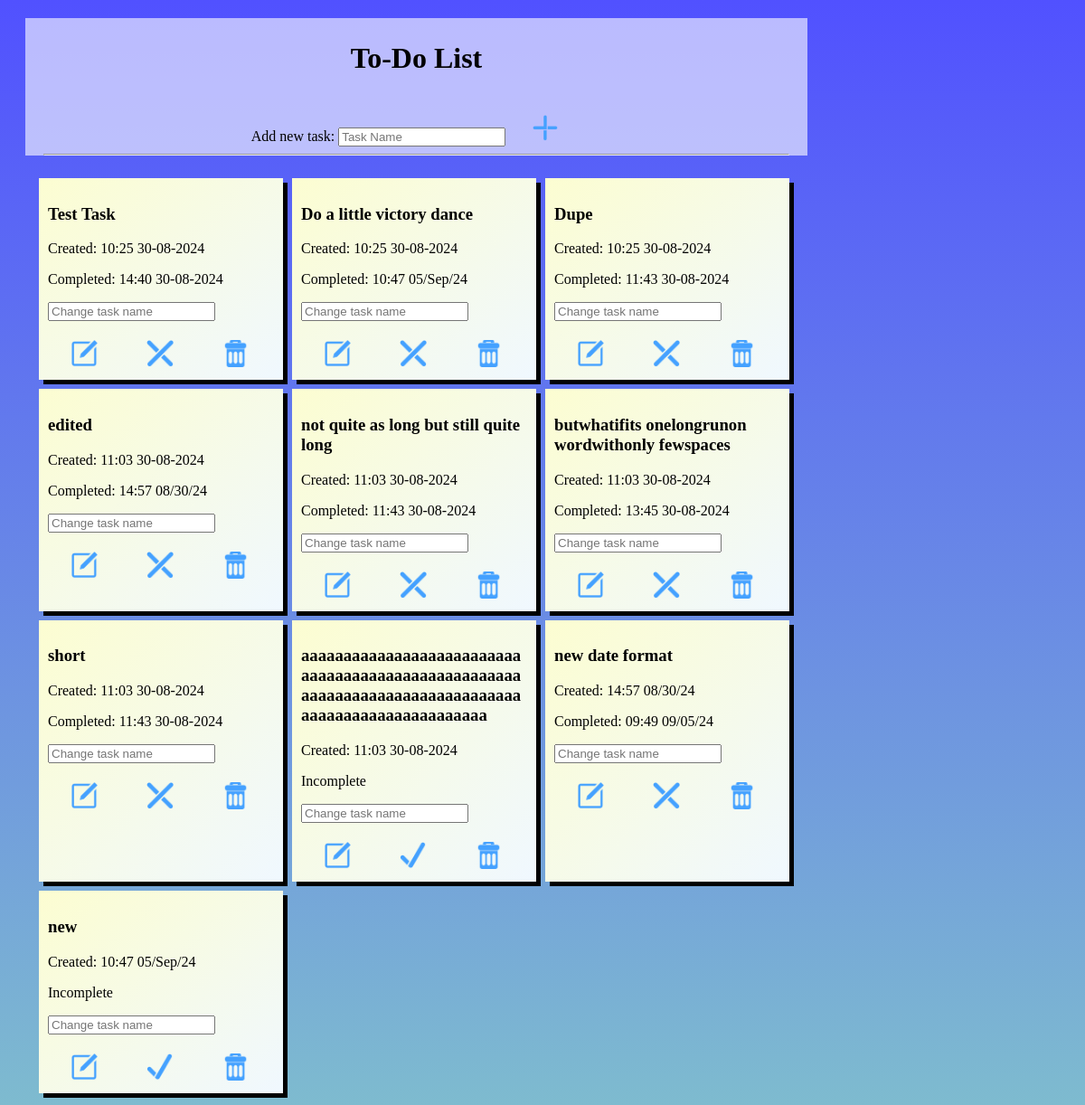
The app's page /, older data.
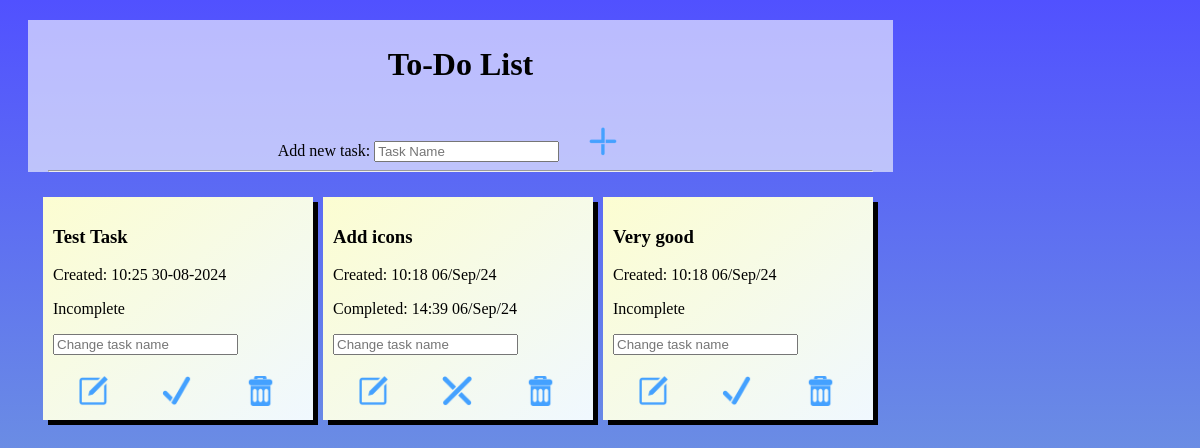
The same page, newer data.
### website/models.py (models this page shows)
class Todo(db.Model):
    id=db.Column(db.Integer, primary_key=True)
    task=db.Column(db.String(300), unique=True)
    complete=db.Column(db.Boolean, default=False)
    date=db.Column(db.String, default=datetime.now().strftime("%H:%M %d/%b/%y"))
    completed_date=db.Column(db.String, default="")

### website/views.py (the view)
@my_view.route("/")
def home():
    todo_list=Todo.query.all()
    error=request.args.get("error", None)
    message=request.args.get("message",None)
    return render_template("index.html", todo_list=todo_list, error=error, message=message)

### website/templates/index.html (shortened to what this page needs)
<!DOCTYPE html>
<html lang="en">
<head>
    <link rel="stylesheet" href="{{ url_for('static',filename='style.css')}}">
</head>
<body>
    <div class="top">
        <h1>To-Do List</h1>
        <form action="/add" method="post">
            <div>
                <label>Add new task:</label>
                <input type="text" name="task" placeholder="Task Name" maxlength="100" required>
                <button type="submit" class="iconbutton"><img src="{{ url_for('static',filename='addicon.png')}}" title="Add" alt="Add" class="icon"></button>
            </div>
        </form>
        <hr>
    </div>
    <div class="container">
    {% for todo in todo_list %}
        <div class="todo_box">
            <h3>{{todo.task}}</h3>
            <p>Created: {{todo.date}}</p>
            {% if todo.complete==False %}
                <p>Incomplete</p>
            {% else %}
                <p>Completed: {{todo.completed_date}}</p>
            {% endif %}
            <form action="/edit/{{ todo.id }}" method="post">
                <input type="text" name="edit" maxlength="100" placeholder="Change task name" required>
                <button type="submit" class="iconbutton"><img src="{{ url_for('static',filename='editicon.png')}}" title="Edit" alt="Edit" class="icon"></button>
            </form>
            {% if todo.complete==False %}
            <a href="/update/{{ todo.id }}"><button class="iconbutton"><img src="{{ url_for('static',filename='completeicon.png')}}" title="Complete" alt="Complete" class="icon"></button></a>
            {% else %}
            <a href="/update/{{ todo.id }}"><button class="iconbutton"><img src="{{ url_for('static',filename='incompleteicon.png')}}" title="Incomplete" alt="Incomplete" class="icon"></button></a>
            {% endif %}
            <a href="/delete/{{ todo.id }}"><button class="iconbutton"><img src="{{ url_for('static',filename='deleteicon.png')}}" title="Delete" alt="Delete" class="icon"></button></a>
            </div>
    {% endfor %}
    </div>
</body>
</html>

### website/static/style.css (style rules this page uses)
body { background-image: linear-gradient(rgb(81, 81, 255), rgb(126, 187, 207)); background-attachment:fixed; }
div.top { background-color:rgba(255, 255, 255, 0.608); max-width:825px; min-width:325px; margin:20px; padding-right:20px; padding-left:20px; padding-top:5px; text-align:center; font-family:Garamond }
div.container { padding-left:30px; display:grid; grid-template-columns: 280px 280px 280px; }
div.todo_box { background-image: linear-gradient(to bottom right, rgb(252, 253, 209), aliceblue); margin:5px; width:250px; display:inline-block; padding:10px; box-shadow: 5px 5px black; font-family:Garamond }
div.todo_box>form { display:inline; }
div.todo_box>form>input { display:block; }
h3 { word-wrap:break-word; }
img.icon { max-width:30px; max-height:30px; padding-top:5px; }
button.iconbutton { background:none; border:none; margin-top:15px; margin-right:19px; margin-left:19px; }

Row changes from the older to the newer data that the page shows:
removed Todo: task "edited", date "11:03 30-08-2024", completed_date "14:57 08/30/24", complete True (drawn)
removed Todo: task "not quite as long but still quite long", date "11:03 30-08-2024", completed_date "11:43 30-08-2024", complete True (drawn)
removed Todo: task "butwhatifits onelongrunon wordwithonly fewspaces", date "11:03 30-08-2024", completed_date "13:45 30-08-2024", complete True (drawn)
removed Todo: task "short", date "11:03 30-08-2024", completed_date "11:43 30-08-2024", complete True (drawn)
removed Todo: task "aaaaaaaaaaaaaaaaaaaaaaaaaaaaaaaaaaaaaaaaaaaaaaaaaaaaaaaaaaaaaaaaaaaaaaaaaaaaaaaaaaaaaaaaaaaaaaaaaaaa", date "11:03 30-08-2024", complete "Incomplete"
removed Todo: task "new date format", date "14:57 08/30/24", completed_date "09:49 09/05/24", complete True (drawn)
removed Todo: task "new", date "10:47 05/Sep/24", complete "Incomplete"
changed Todo "Test Task": complete: picture added; completed_date "14:40 30-08-2024" → (not shown); complete: picture removed; complete "Completed:" → "Incomplete"
changed Todo: task "Do a little victory dance" → "Add icons"; date "10:25 30-08-2024" → "10:18 06/Sep/24"; completed_date "10:47 05/Sep/24" → "14:39 06/Sep/24"
changed Todo: task "Dupe" → "Very good"; date "10:25 30-08-2024" → "10:18 06/Sep/24"; complete: picture added; completed_date "11:43 30-08-2024" → (not shown); complete: picture removed; complete "Completed:" → "Incomplete"
